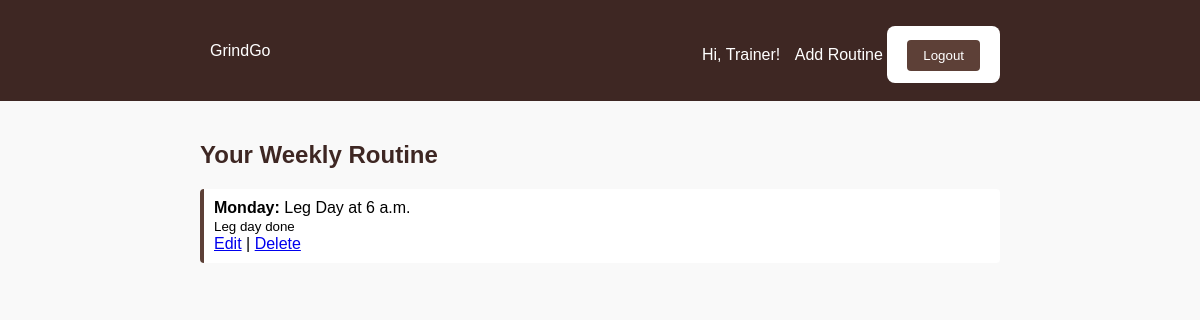
/ (signed in), run on an earlier commit of the app's database.
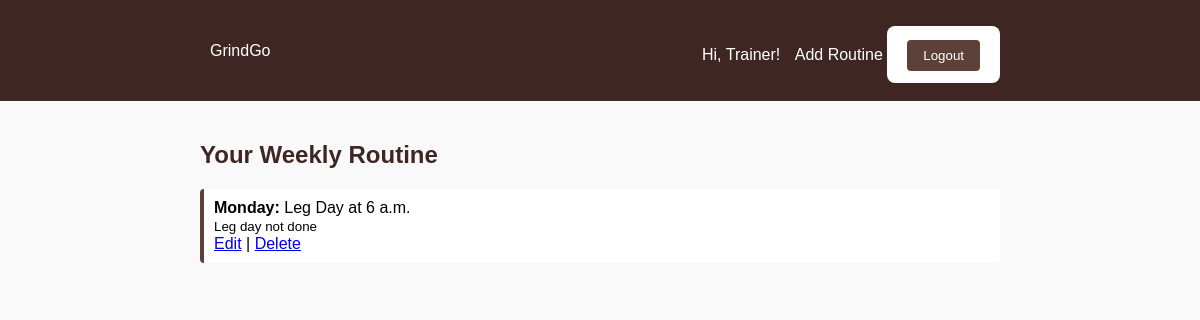
And on a later commit of the database.
### Routineapp/models.py (models this page shows, shortened)
class Routine(models.Model):
    user = models.ForeignKey(User, on_delete=models.CASCADE)
    title = models.CharField(max_length=100)
    day = models.CharField(max_length=10)  # e.g. 'Monday'
    time = models.TimeField()
    description = models.TextField(blank=True)

### Routineapp/views.py (the view)
# urls.py: path('', views.routine_list, name='routine_list'),  # after login
@login_required
def routine_list(request):
    routines = Routine.objects.filter(user=request.user)
    return render(request, 'Routineapp/routine_list.html', {'routines': routines})

### Routineapp/templates/Routineapp/routine_list.html
{% extends 'Routineapp/base.html' %}
{% block content %}
    {% load static %}
<h2>Your Weekly Routine</h2>
{% if routines %}
    <ul class="routine-list">
        {% for routine in routines %}
            <li>
                <strong>{{ routine.day }}:</strong> {{ routine.title }} at {{ routine.time }} <br>
                <small>{{ routine.description }}</small><br>
                <a href="{% url 'routine_update' routine.pk %}">Edit</a> |
                <a href="{% url 'routine_delete' routine.pk %}">Delete</a>
            </li>
        {% endfor %}
    </ul>
{% else %}
    <p>No routines yet. <a href="{% url 'routine_create' %}">Add one</a>!</p>
{% endif %}
{% endblock %}

What changed in the data, as far as the page shows it:
changed Routine "Monday": description "Leg day done" → "Leg day not done"
